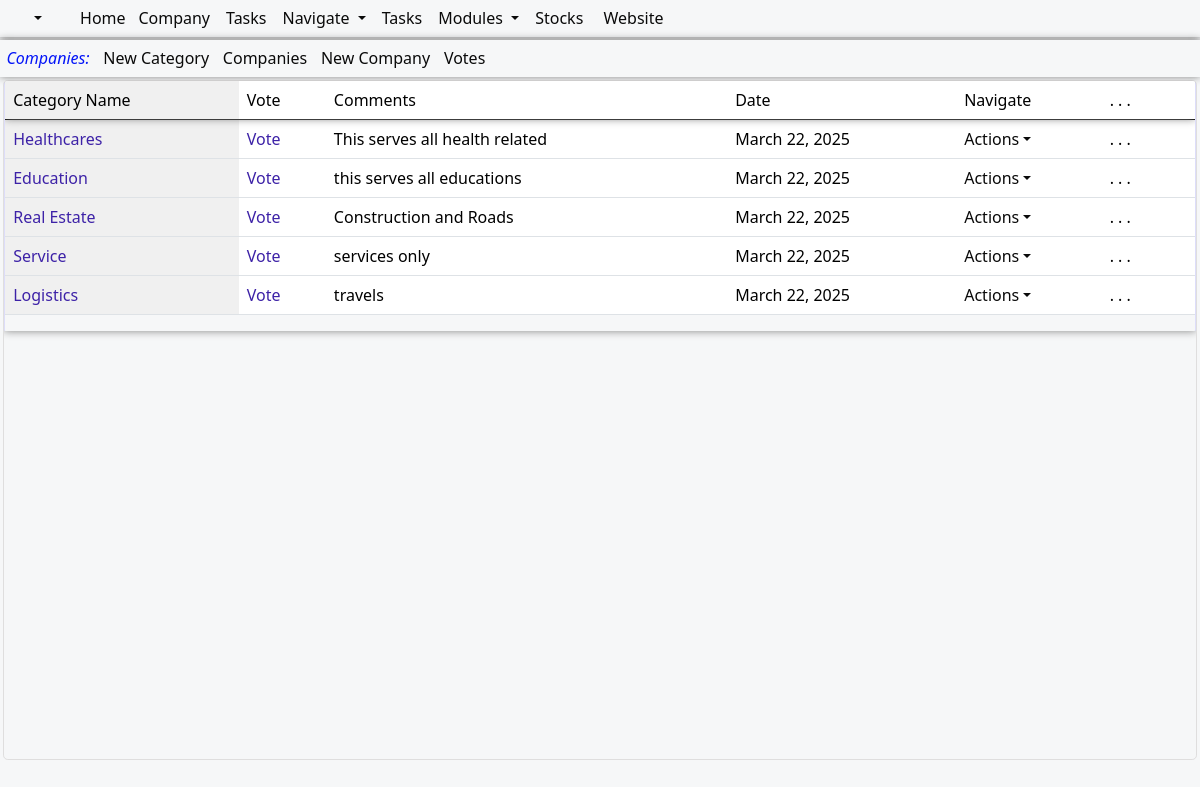
The page /Categories/ on the database its author committed.
### awards/models.py (models this page shows, shortened)
class CategoriesModel(models.Model):
    name= models.CharField(max_length=30,blank=False,null=True)
    comments= models.CharField(null=True, blank=True, max_length=30)
    date=models.DateField(blank=True,null=True,auto_now_add=True)

### awards/views.py (the view)
# urls.py: path('Categories/', views.categories, name="categories"),
def categories(request):
    try:
        title="Main Categories"
        allifqueryset=CategoriesModel.objects.all()
        context = {
            "title":title,
            "allifqueryset":allifqueryset,
        }
        return render(request,'awards/categories/categories.html',context)
    except Exception as ex:
        error_context={'error_message': ex,}
        return render(request,'awards/error/error.html',error_context)

### awards/templates/awards/categories/categories.html (shortened to what this page needs)
{% extends 'awards/base/uimainbase/allifmaaluibase.html'%}
{% load humanize %}
{% block body %}
<div class="allifmaal-main-container">
<div class="card-header">
  <div class="row mt-12" >
  <div class="col-md-12">
  <div class="container-fluid amel-content-header">
    <a class="amel-table-list-identifier">Companies:</a>
    <a href="{% url 'awards:addCategory' %}">New Category</a>
    <a href="{% url 'awards:companies' %}">Companies</a>
    <a href="{% url 'awards:addCompany' %}">New Company</a>
    <a href="{% url 'awards:votes' %}">Votes</a>
  </div>
    </div>
    </div>
  </div>
    <div class="allifmaincontainer">
<div class="row mt-12">
  <div class="col-md-12">
  <div class="allif-scroll-table">
    <div class="table-responsive allif-full-table">
    <table class="table table-layout">
      <thead>
        <tr class="allif-table-header-row">
        <td class="allif-fix-table-col">Category Name</td>
        <td>Vote</td>
        <td>Comments</td>
        <td>Date</td>
        <td>Navigate</td>
        <td> . . . </td>
        <td></td>
        </tr>
        </thead>
        <tbody class="allif-table-body">
        {% for item in allifqueryset %}
        <tr data-id="{{item.id}}">
        <td class="allif-fix-table-col"><a class="allif-table-links" href="{% url 'awards:editCategory' item.id %}">{{item.name}}</a></td>
        <td class="allif-fix-table-col"><a class="allif-table-links" href="{% url 'awards:votecategory' item.id %}">Vote</a></td>
        <td>
          {{item.comments}}
        </td>
        <td>
            {{item.date}}
          </td>
        <td>
          <div class="dropdown allifmaal-content-dropdown">
            <a href="#" onclick="showDropdown(event, this)" class="dropdown-toggle dropdown-item" type="button" id="dropdownMenuButton1" data-bs-toggle="dropdown" aria-expanded="false">Actions</a>
          </div>
        </td>
       <td> . . . </td>
       <td></td>
    </tr>
    {% endfor %}
      </tbody>
    </table>
    </div>
   </div>
</div>
</div>
</div>
</div>
  {% endblock %}

### static/allifapperp/css/navbars/sidetopnavbars.css (style rules this page uses)
:root { --main-background-color: #F6F7F8; --main-text-font-size:1em; --main-font-type:system-ui,Helvetica, sans-serif,sans-serif,Arial,-apple-system, BlinkMacSystemFont, 'Segoe UI', Roboto, Oxygen, Ubuntu, Cantarell, 'Open Sans', 'Helvetica Neue'; --main-green-color:#07891c; --main-blue-color:#3d22a7; --main-black-color:#0a0a0a; --main-table-links-color:#04010f; --main-red-color:#bd0303; --links-on-hover-text-color:#3a0bf7; --button-on-hover-color:#eeeeee; --box-shadow-specs:0em 0em 0.5em #858585; --bottom-border-line:1px solid #dfdede; --padding-spec:0.3em 0.3em 0.3em 0.3em; }
* { font-family: var(--main-font-type); }

### static/allifapperp/css/body/mainbodyui.css (style rules this page uses)
:root { --main-background-color: #F6F7F8; --main-text-font-size:1em; --headings-font-size:1.2em; --main-font-type:system-ui,Helvetica, sans-serif,sans-serif,Arial,-apple-system, BlinkMacSystemFont, 'Segoe UI', Roboto, Oxygen, Ubuntu, Cantarell, 'Open Sans', 'Helvetica Neue'; --main-green-color:#07891c; --main-blue-color:#3d22a7; --main-black-color:#0a0a0a; --main-table-links-color:#04010f; --main-red-color:#bd0303; --links-on-hover-text-color:#3a0bf7; --button-on-hover-color:#eeeeee; --box-shadow-specs:0em 0em 0.5em #858585; --bottom-border-line:1px solid #dfdede; --padding-spec:0.3em 0.3em 0.3em 0.3em; --btn-hover-bg-color:#eee; --table-list-identifier:#0314f8; --main-border-line:1px solid #18b703; --main-delete-color-background:#e17639; --main-white-color:#fff; --main-content-spacer-margins: 5px 2px 3px 4px; --main-spacer-height:2px; --main-width:100%; --main-border-radius:3px; --main-fixed-col-bg-clr:#f0f0f0; }
* { font-family: var(--main-font-type); }
::placeholder { text-align: center; }
.allifmaal-ui-body { background-color: var(--main-background-color); font-size: var(--main-text-font-size); opacity: 1; position:sticky; text-align: left; max-width: 100%; max-height: 100%; overflow-y: hidden; overflow-x: hidden; top:0em; margin: 0px; }
.amel-content-header { background-color:var(--main-background-color); padding: 0.1em; box-shadow: var(--box-shadow-specs); position:relative; margin-top: 0.2em; }
.amel-content-header a { color: var(--main-black-color); font-family: var(--main-font-type); float: none; display: inline-block; text-align: left; padding:var(--padding-spec); text-decoration: none; font-size: var(--main-text-font-size); border: none; background-color:var(--main-background-color); font-weight:normal; }
a.amel-table-list-identifier { color: var(--table-list-identifier); font-style: italic; }
.allifmaal-content-dropdown { overflow: auto; margin-left: 1px; display: inline; }
.allifmaal-main-container { background-color: var(--main-background-color); }
.allifmaincontainer { margin: 0.2em; border: var(--bottom-border-line); overflow-y: auto; overflow-x: hidden; border-radius: 0.3em; min-width: min-content; max-width: 100%; min-height: 80vh; max-height: 90vh; margin-bottom: 1em; height: 85vh; margin-right: 0.2em; }
a:link { text-decoration: none; }
table * { font-family: var(--main-font-type); color:var(--main-black-color); }
.allif-scroll-table { display: grid; width: 100%; max-width: 100%; height: auto; max-height: 80vh; margin-left: 0px; margin-right: 0px; border-left: 0.05em solid #ddddfa; border-right: 0.05em solid #ddddfa; border-radius: 0.1em; background-color: var(--main-background-color); margin-bottom: 1em; box-shadow: 0em 0em 0.5em #858585; }
.allif-scroll-table thead tr { position: sticky; top: 0px; color: var(--main-black-color); background-color: var(--main-background-color); }
td, th { width:auto; min-width:auto; max-width: 100%; word-wrap: break-word; word-break: break-all; text-overflow: ellipsis; white-space: nowrap; }
.allif-full-table { height: auto; max-height: 80vh; overflow: auto; overflow-x: scroll; overflow-y: auto; }
.allif-fix-table-col { position:sticky; width: auto; }
.allif-fix-table-col:first-child { left:0; width:auto; min-width:auto; background-color: var(--main-fixed-col-bg-clr); }
.allif-table-header-row { box-shadow: 0em 0em 0.5em #858585; border: none; z-index: 1; }
.table-layout tbody.allif-table-body { border-top: none; }
a.allif-table-links { color: var(--main-blue-color); }

### rows shown on the page
CategoriesModel: name "Healthcares", comments "This serves all health related", date "March 22, 2025"
CategoriesModel: name "Education", comments "this serves all educations", date "March 22, 2025"
CategoriesModel: name "Real Estate", comments "Construction and Roads", date "March 22, 2025"
CategoriesModel: name "Service", comments "services only", date "March 22, 2025"
CategoriesModel: name "Logistics", comments "travels", date "March 22, 2025"
